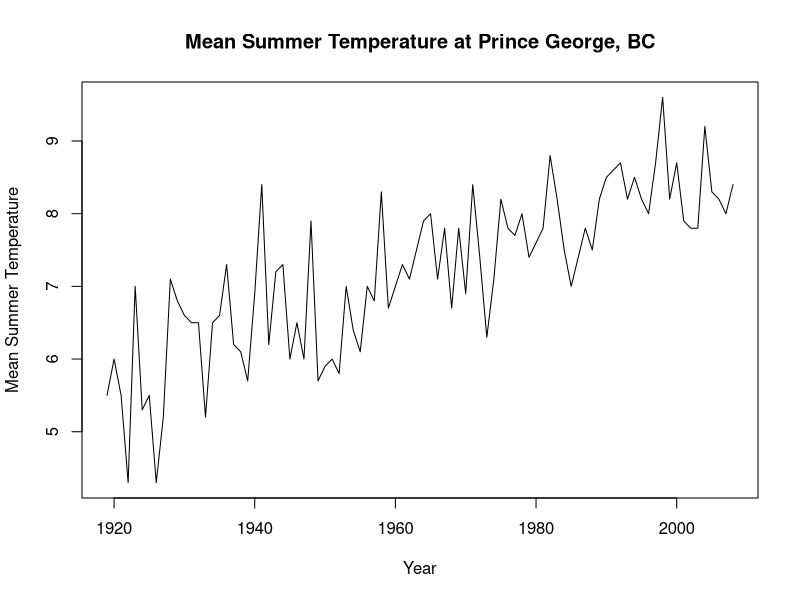
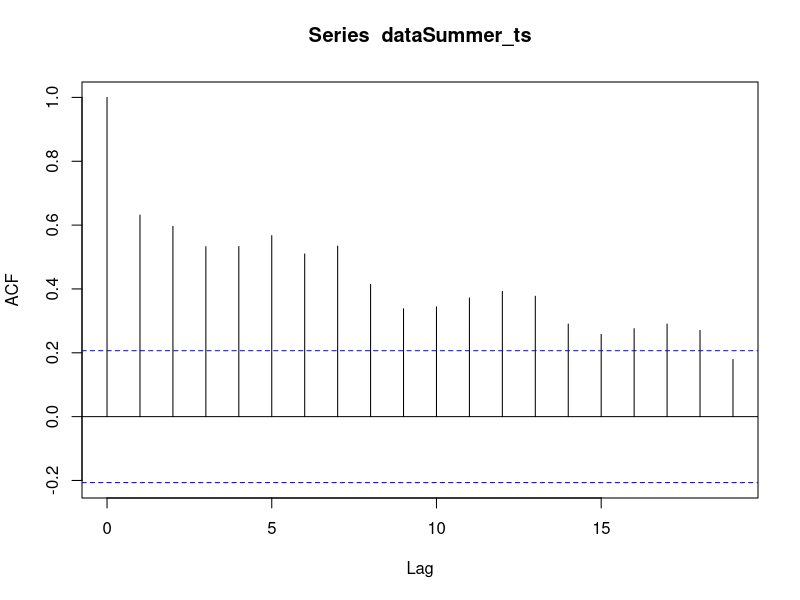
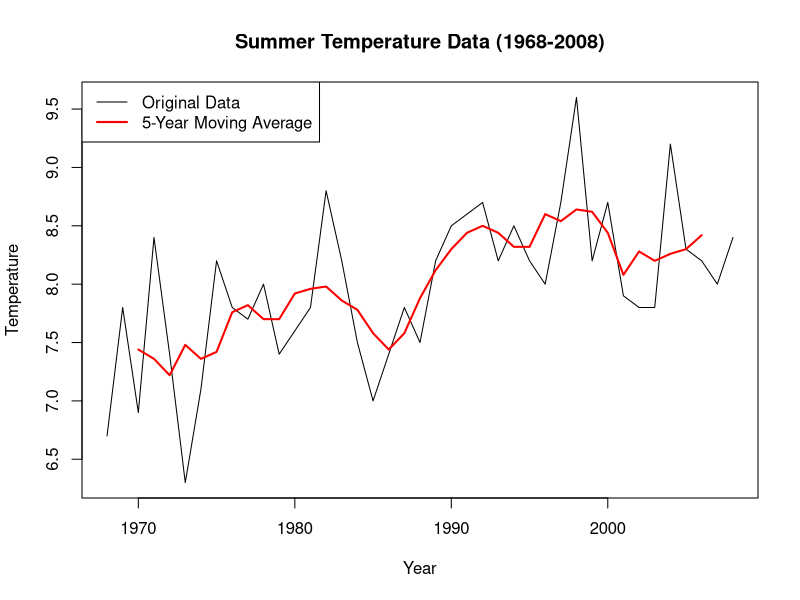
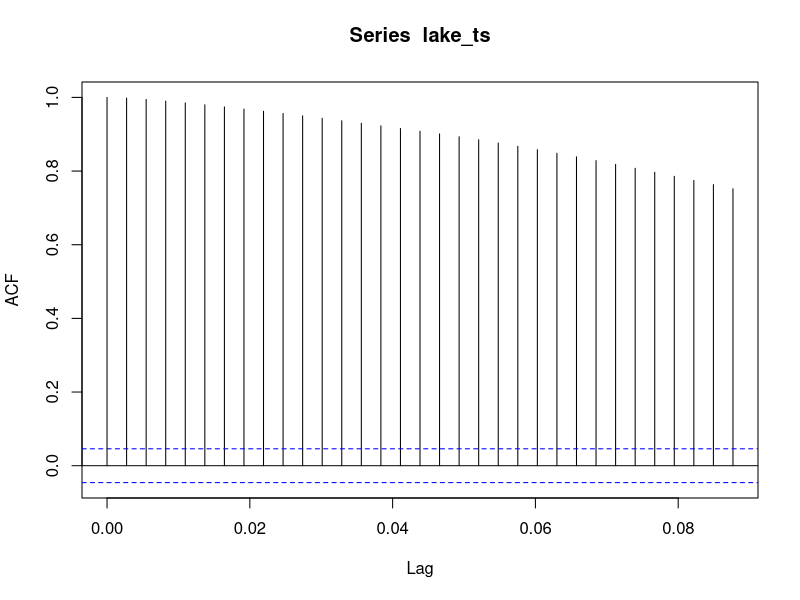
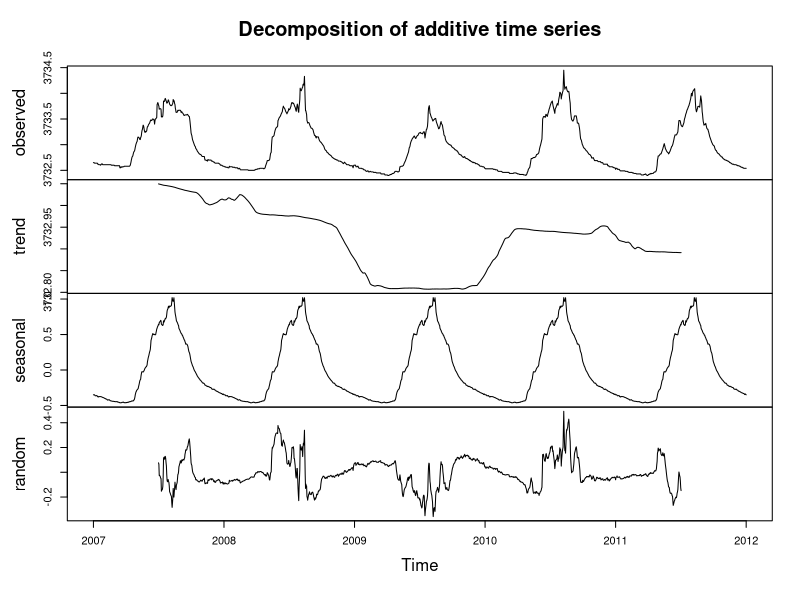
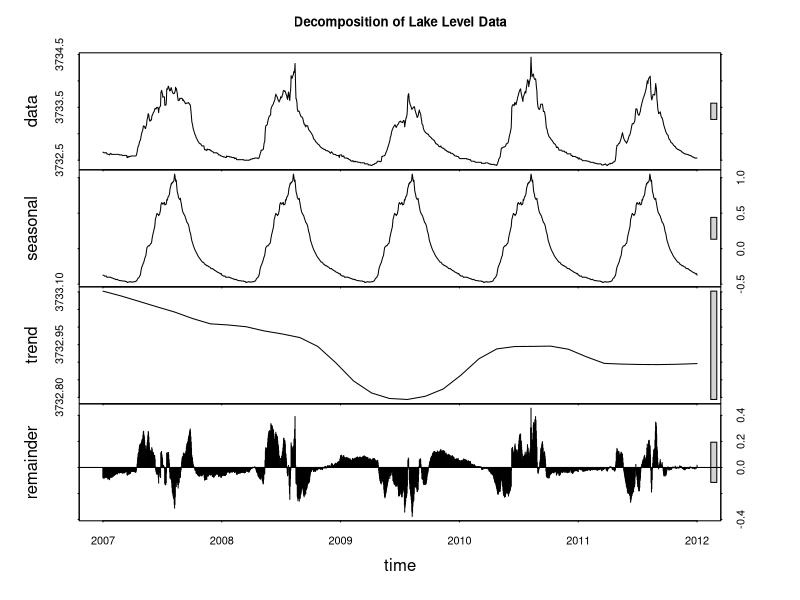

These charts were generated, in order, by the following R code:
## ---- chunk 1
knitr::opts_chunk$set(echo = TRUE)
#if you do not have the package, type install.packages("name_of_the_package")
library(knitr)
library(tseries)
## ---- chunk 2
# Read data
dataTemp <- read.csv("dataTempPG.csv")

# Extract data
dataSummer_ts <- ts(dataTemp$Summer, start = 1919)

# Plotting data
plot(dataSummer_ts,
     main = "Mean Summer Temperature at Prince George, BC",
     xlab = "Year",
     ylab = "Mean Summer Temperature")

## ---- chunk 3
# this is where your R code goes
acf(dataSummer_ts)
## ---- chunk 4
library(zoo)
# this is where your R code goes

# Extraction (window)
summerExtract <- window(dataSummer_ts, start = 1968, end = 2008)
# Plot extraction
plot(summerExtract, 
     main="Summer Temperature Data (1968-2008)",
     ylab="Temperature",
     xlab="Year",
     type="l")


# rollmean
summer_rm <- rollmean(summerExtract, k = 5)

lines(summer_rm, col="red", lwd=2)

legend("topleft", 
       legend=c("Original Data", "5-Year Moving Average"),
       col=c("black", "red"),
       lwd=c(1, 2))
## ---- chunk 5
# this is where your R code goes
dataLake <- read.csv("LakeLevels.csv")

lake_ts <- ts(dataLake$LakeLevel, start = c(2007, 1), frequency = 365)
lakeExtract <- window(lake_ts, end = 2011)

acf(lake_ts)
## ---- chunk 6
# Decomposition
lake_decomp <- decompose(lake_ts, type="additive")
plot(lake_decomp)
## ---- chunk 7
# Periodic Decomposition
lake_stl <- stl(lake_ts, s.window="periodic")
plot(lake_stl, main="Decomposition of Lake Level Data")

